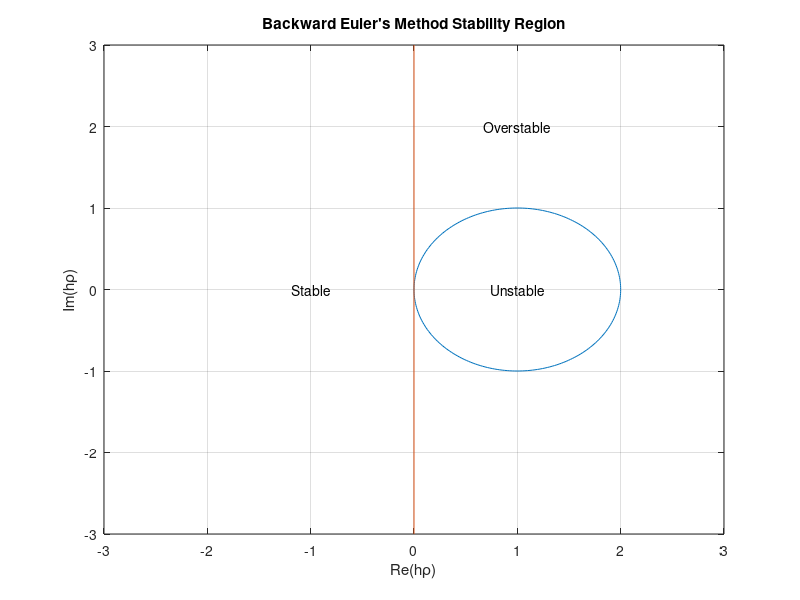

This figure's MATLAB source:
clear all;
clc;

theta = 0:pi/128:2*pi;
hrho2 = 1-1./(exp(i*theta));
plot(real(hrho2),imag(hrho2));
grid on;
axis([-3 3 -3 3]);
yL = ylim;
line([0 0], yL);  %y-axis
text(-1,0,'Stable','HorizontalAlignment','center');
text(1,2,'Overstable','HorizontalAlignment','center');
text(1,0,'Unstable','HorizontalAlignment','center');
title('Backward Euler''s Method Stability Region')
xlabel('Re(h\rho)')
ylabel('Im(h\rho)')